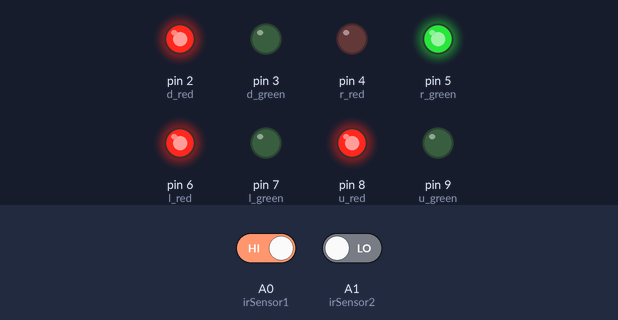
Bench run of a sketch on a simulated Arduino Uno, built with avr-gcc and run on an emulated ATmega328P. Shown: output pins drawn as LEDs (lit = HIGH). Inputs (shaded band) come from the test bench; at power-on: A0 (irSensor1) HIGH, A1 (irSensor2) LOW.

Above: at 0.1 s.
At 30.1 s:
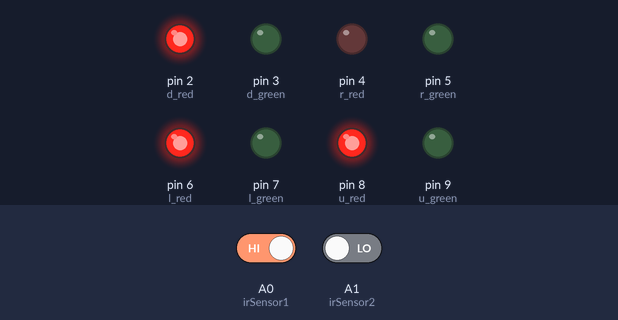
At 30.6 s:
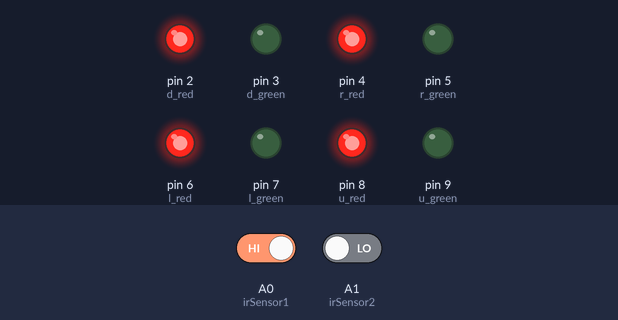
At 31.1 s:
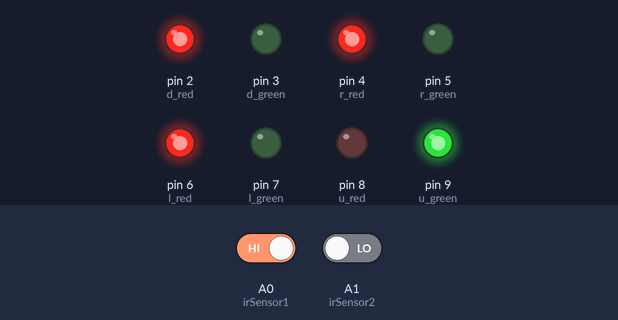
At 36.1 s:
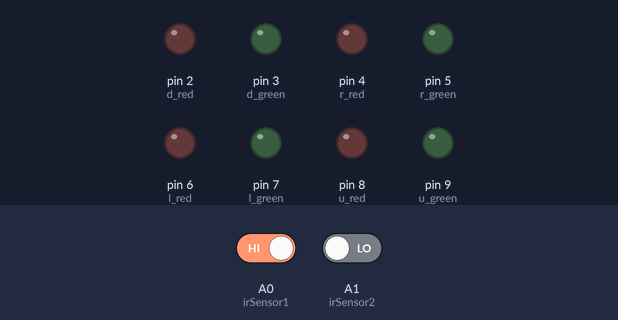
Timing chart, 0 to 38.0 s (numbered marks = the images above):
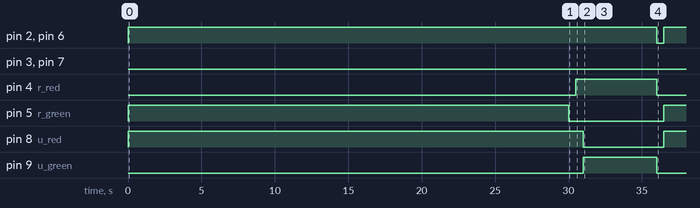

Measured:
- by itself, pin 2 (d_red), pin 6 (l_red): LOW → HIGH at 0.00 s, → LOW 36.0 s later, → HIGH 0.50 s later
- by itself, pin 4 (r_red): LOW → HIGH at 30.5 s, → LOW 5.5 s later
- by itself, pin 5 (r_green): LOW → HIGH at 0.00 s, → LOW 30.0 s later, → HIGH 6.5 s later
- by itself, pin 8 (u_red): LOW → HIGH at 0.00 s, → LOW 31.0 s later, → HIGH 5.5 s later
- by itself, pin 9 (u_green): LOW → HIGH at 31.0 s, → LOW 5.0 s later

The sketch:

sketch_dec19a_RIMA_WORK.ino
```cpp
int d_red = 2;
int d_green = 3;
int r_red = 4;
int r_green = 5;
int l_red = 6;
int l_green = 7;
int u_red = 8;
int u_green = 9;

// IR sensor pins
int irSensor1 = A0;  // Adjust the pin according to your setup
int irSensor2 = A1;  // Adjust the pin according to your setup
int irSensor3 = A2;  // Adjust the pin according to your setup
int irSensor4 = A3;  // Adjust the pin according to your setup

// Define constants for timing
const int LIGHT_DURATION = 30000;  // 15 seconds
const int INTER_SENSOR_DELAY = 500; // Delay between turning off green and resuming regular sequence

void setup() {
  pinMode(d_red, OUTPUT);
  pinMode(d_green, OUTPUT);
  pinMode(r_red, OUTPUT);
  pinMode(r_green, OUTPUT);
  pinMode(l_red, OUTPUT);
  pinMode(l_green, OUTPUT);
  pinMode(u_red, OUTPUT);
  pinMode(u_green, OUTPUT);

  // IR sensor pins set as INPUT
  pinMode(irSensor1, INPUT);
  pinMode(irSensor2, INPUT);
  pinMode(irSensor3, INPUT);
  pinMode(irSensor4, INPUT);
}

void loop() {
  changeLights();
}

void changeLights() {
  // Check if any IR sensor detects an object
  if (digitalRead(irSensor1) == LOW) {
    // Activate green light for 15 seconds if an object is detected
    digitalWrite(u_green, HIGH);
    digitalWrite(u_red, LOW);
    digitalWrite(r_red, HIGH);
    digitalWrite(d_red, HIGH);
    digitalWrite(l_red, HIGH);

    digitalWrite(r_green, LOW);
    digitalWrite(d_green, LOW);
    digitalWrite(l_green, LOW);
    delay(LIGHT_DURATION);

    // Turn off green light
    digitalWrite(u_green, LOW);
    // digitalWrite(u_red, HIGH);
    // digitalWrite(r_red, LOW);
    // digitalWrite(d_red, LOW);
    // digitalWrite(l_red, LOW);

    delay(500);
    // Resume regular sequence
    regularTrafficLightSequence();
  }

   else if (digitalRead(irSensor2) == LOW){
    // Activate green light for 15 seconds if an object is detected
    digitalWrite(r_green, HIGH);
    digitalWrite(u_red, HIGH);
    digitalWrite(r_red, LOW);
    digitalWrite(d_red, HIGH);
    digitalWrite(l_red, HIGH);

    digitalWrite(u_green, LOW);
    digitalWrite(d_green, LOW);
    digitalWrite(l_green, LOW);
    delay(LIGHT_DURATION);

    // Turn off green light
    digitalWrite(r_green, LOW);
    // digitalWrite(u_red, LOW);
    // digitalWrite(r_red, HIGH);
    // digitalWrite(d_red, LOW);
    // digitalWrite(l_red, LOW);

    delay(500);

    // Resume regular sequence
    regularTrafficLightSequence();
  }

  else if (digitalRead(irSensor3) == LOW){
    // Activate green light for 15 seconds if an object is detected
    digitalWrite(d_green, HIGH);
    digitalWrite(u_red, HIGH);
    digitalWrite(r_red, HIGH);
    digitalWrite(d_red, LOW);
    digitalWrite(l_red, HIGH);

    digitalWrite(u_green, LOW);
    digitalWrite(r_green, LOW);
    digitalWrite(l_green, LOW);
    delay(LIGHT_DURATION);

    // Turn off green light
    digitalWrite(d_green, LOW);
    // digitalWrite(u_red, LOW);
    // digitalWrite(r_red, LOW);
    // digitalWrite(d_red, HIGH);
    // digitalWrite(l_red, LOW);

    delay(500);

    // Resume regular sequence
    regularTrafficLightSequence();
  }

  else if (digitalRead(irSensor4) == LOW){
    // Activate green light for 15 seconds if an object is detected
    digitalWrite(l_green, HIGH);
    digitalWrite(u_red, HIGH);
    digitalWrite(r_red, HIGH);
    digitalWrite(d_red, HIGH);
    digitalWrite(l_red, LOW);

    digitalWrite(d_green, LOW);
    digitalWrite(r_green, LOW);
    digitalWrite(u_green, LOW);
    delay(LIGHT_DURATION);

    // Turn off green light
    digitalWrite(l_green, LOW);
    // digitalWrite(u_red, LOW);
    // digitalWrite(r_red, LOW);
    // digitalWrite(d_red, LOW);
    // digitalWrite(l_red, HIGH);

    delay(500);
    regularTrafficLightSequence();
    // Resume regular sequence
  }
  else {
    // If no object is detected, continue with the regular traffic light sequence
    regularTrafficLightSequence();
  }
}


// Function for regular traffic light sequence
void regularTrafficLightSequence() {
  // Red lights for all directions
  digitalWrite(u_red, HIGH);
  digitalWrite(d_red, HIGH);
  digitalWrite(r_red, HIGH);
  digitalWrite(l_green, LOW);
  delay(500);

  // Upper lane go
  digitalWrite(u_green, HIGH);
  digitalWrite(u_red, LOW);
  digitalWrite(r_red, HIGH);
  digitalWrite(l_red, HIGH);
  digitalWrite(d_red, HIGH);
  delay(5000);

  // All yellow
  digitalWrite(u_green, LOW);
  digitalWrite(r_red, LOW);
  digitalWrite(l_red, LOW);
  digitalWrite(d_red, LOW);
  delay(500);

  // Right lane go
  digitalWrite(u_red, HIGH);
  digitalWrite(l_red, HIGH);
  digitalWrite(d_red, HIGH);
  digitalWrite(r_green, HIGH);
  digitalWrite(r_red, LOW);
  delay(5000);

  // All yellow on
  digitalWrite(u_red, LOW);
  digitalWrite(l_red, LOW);
  digitalWrite(d_red, LOW);
  digitalWrite(r_green, LOW);
  delay(500);

  // Down lane go
  digitalWrite(u_red, HIGH);
  digitalWrite(l_red, HIGH);
  digitalWrite(r_red, HIGH);
  digitalWrite(d_green, HIGH);
  digitalWrite(d_red, LOW);
  delay(5000);

  // All yellow
  digitalWrite(u_red, LOW);
  digitalWrite(l_red, LOW);
  digitalWrite(r_red, LOW);
  digitalWrite(d_green, LOW);
  delay(500);

  // Left lane go
  digitalWrite(u_red, HIGH);
  digitalWrite(d_red, HIGH);
  digitalWrite(r_red, HIGH);
  digitalWrite(l_green, HIGH);
  digitalWrite(l_red, LOW);

  delay(5000);
}
```
